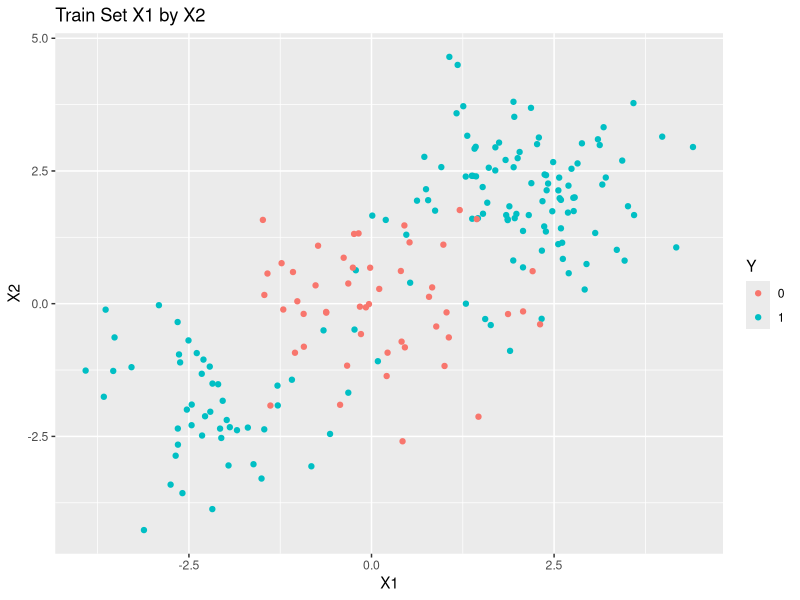
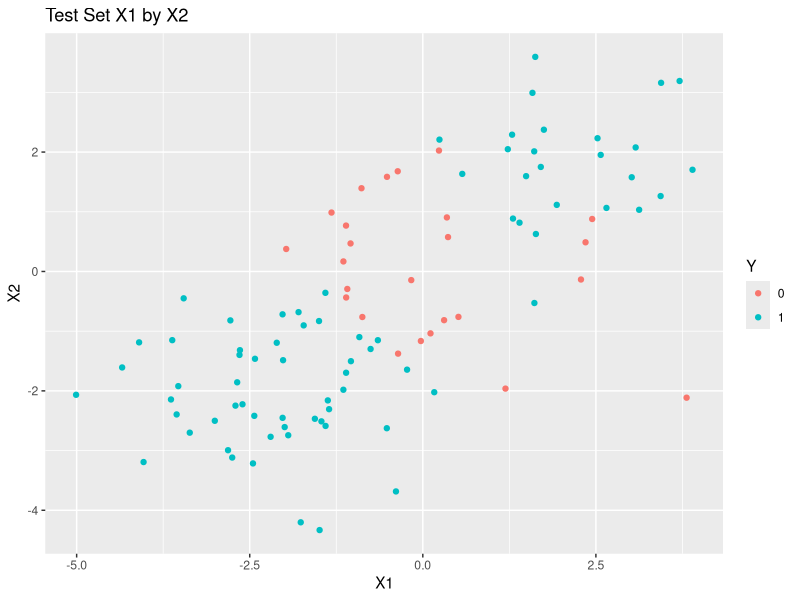

Write the R code that produced these figures, in order.
## ---- chunk 1
rm(list = ls())
library(plyr)
library(dplyr)
library(ggplot2)
library(pROC)
library(caret)


# set a seed
set.seed(1)

# ---- Create a training set ---- #
# create a matrix with 200 rows and two colums with values sampled from a normal distribution.
x <- matrix(rnorm(200*2), ncol = 2)
# Introduce some non-linearity where we move points around
x[1:100,] <- x[1:100,] + 2
x[101:150,] <- x[101:150,] -2
# assign class labels
y <- c(rep(1, 150), rep(0, 50))
# this forms a training set
d.train <- data.frame(x = x, y = as.factor(y))
names(d.train) <- c("X1", "X2", "Y")


# ---- Create a test set ---- #
# create a matrix with 100 rows and two colums with values sampled from a normal distribution.
x <- matrix(rnorm(100*2), ncol = 2)
# Introduce some non-linearity where we move points around
x[1:25,] <- x[1:25,] + 2 # moves points to the top-right of a 2D space
x[26:75,] <- x[26:75,] -2 # moves points to the bottom-left of a 2D space
# assign class labels
y <- c(rep(1, 75), rep(0, 25)) 
# this forms a testing set
d.test <- data.frame(x = x, y = as.factor(y))
names(d.test) <- c("X1", "X2", "Y")
## ---- chunk 2


ggplot(d.train, 
       aes(x=X1, y = X2, color = Y)) + geom_point() + ggtitle("Train Set X1 by X2")

ggplot(d.test,
       aes(x=X1, y = X2, color = Y)) + geom_point() + ggtitle("Test Set X1 by X2")




## ---- chunk 3

#format to yes/no caret with new column
d.train$Y_cat <-ifelse(d.train$Y == 1, "Yes", "No")
d.test$Y_cat <- ifelse(d.test$Y == 1, "Yes", "No")

#omit lame column
d.train <- d.train %>% 
  select(-c(Y))

d.test <- d.test %>% 
  select(-c(Y))


#set training parameters
fit_control <- trainControl(method = "cv",
                            number = 3,
                            classProbs = TRUE,
                            summaryFunction = twoClassSummary)

#set a grid of parameters to train over
nnet_params <- expand.grid(size = seq(from = 2, 
                                      to = 50,
                                      by = 1),
                                      decay = 2e-3)

#create the model using training data
m.ann_x <- train(Y_cat ~.,
               data = d.train,method = "nnet",
               metric = "ROC",
               trControl = fit_control,
               tuneGrid = nnet_params,
               trace = FALSE)

test_predictions <-predict(m.ann_x, 
                           newdata = d.test, 
                           type = "prob")

d.test$predict_Y <- test_predictions$Yes

pred_roc <- roc(response=d.test$Y_cat, 
               predictor = d.test$predict_Y, 
               direction = "<")

cat("AUC :",auc(pred_roc), "\n")
cat("95% CI: ", ci.auc(pred_roc))


## ---- chunk 4

#fit a binomial logistic model on the training dataset

#factor format Y vars
d.train$Y_cat <- as.factor(d.train$Y_cat)
d.test$Y_cat <- as.factor(d.test$Y_cat)

#run logistic regression on train dataset
m.log <- glm(Y_cat ~ ., 
             data = d.train, 
             family = "binomial")

#perform a prediction using the test dataset
d.test$predict_Y <- predict.glm(m.log, 
                                  newdata = d.test, 
                                  type = "response")

#this returns predicted probabilities of Y categorical status for each observation in a new column in the test dataset

#Sort predicted probabilities into class labels since this is a classification model based on a cutoff (0.5 here)

d.test$predict_Y <- ifelse(d.test$predict_Y >= 0.5, 1, 0)

#create ROC curve
pred_roc <- roc(response=d.test$Y_cat, 
               predictor = d.test$predict_Y, 
               direction = "<")

#calculate and report AUC
cat("AUC :",auc(pred_roc), "\n")


